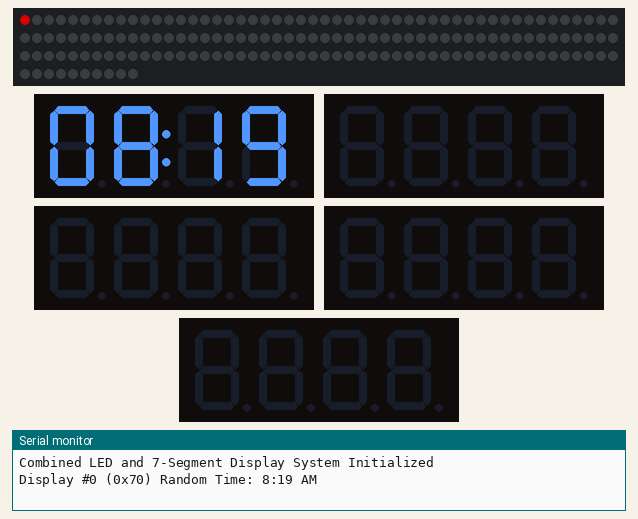
The sketch below on a simulated Arduino Uno, built with avr-gcc and run on an emulated ATmega328P. On the bench: 160 RGB LEDs in strip order, left to right, continuing on the next row, 5 × 4-digit seven-segment display, the last lines printed to the serial monitor. Dim RGB values are drawn brighter than linear; random numbers use the default seed unless the sketch sets one.

Above: at 1.2 s.
At 4.5 s:
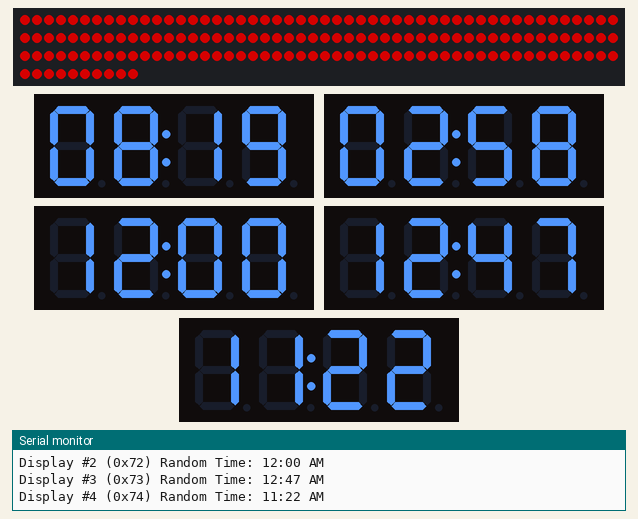
At 13.2 s:
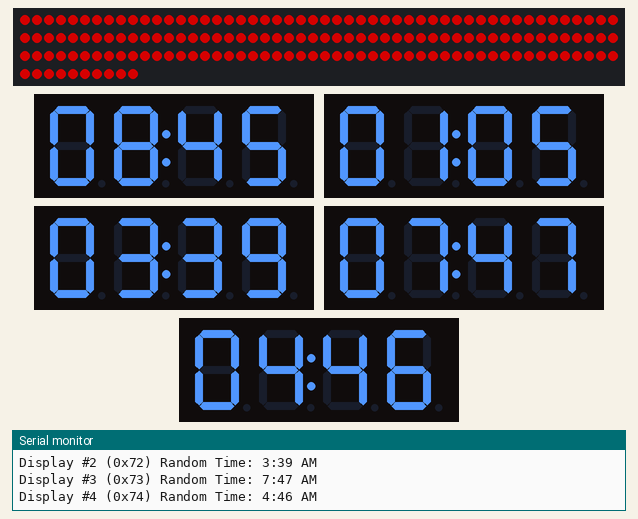
At 21.9 s:
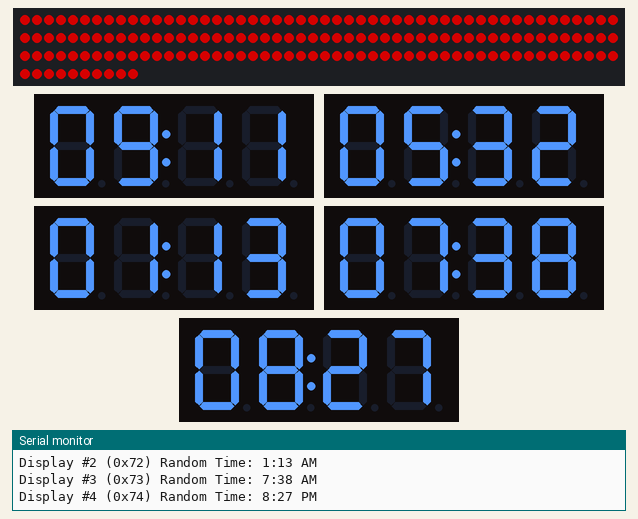
At 30.6 s:
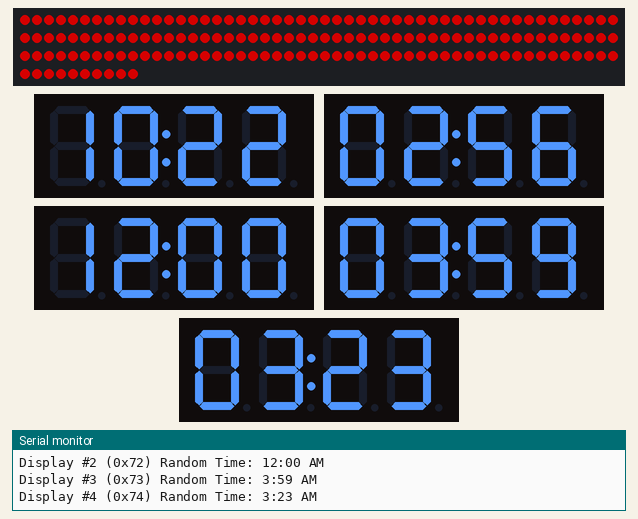
At 39.2 s:
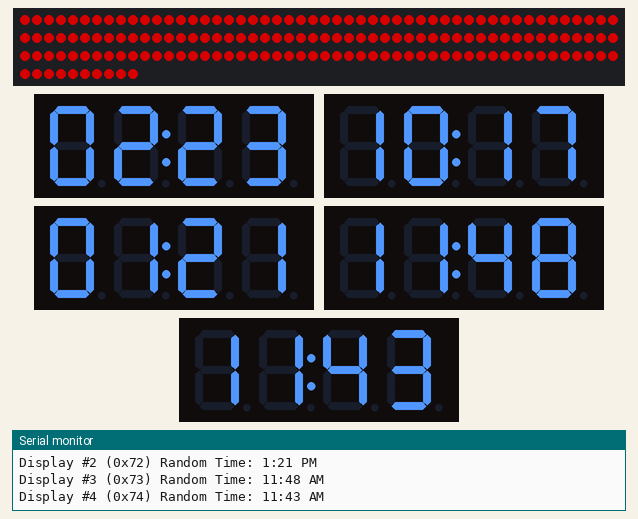

Measured:
- what the display in image 1 shows lasts 3.2 s, from 4.5 s to 7.7 s

The sketch:

sequentialLEDAllClocks.ino
```cpp
/**
 * Combined program to control 7-segment displays and LED strips
 * - Lights up LEDs in groups of 32
 * - Displays random time on corresponding 7-segment display
 */

#include <Wire.h>
#include <Adafruit_GFX.h>
#include "Adafruit_LEDBackpack.h"
#include <FastLED.h>

// Define the LED strip configuration
#define NUM_GROUP 5                // Number of groups/cells
#define LEDS_PER_CELL 32           // Number of LEDs in a single cell
#define TOTAL_LEDS 32 * NUM_GROUP  // Total LEDs in the strip
#define LED_PIN 8                  // Pin connected to the LED strip
#define BRIGHTNESS 130             // Brightness level (0-255)
#define ANIMATION_SPEED 10         // Delay between lighting each LED (milliseconds)

// Create the LED array for the full strip
CRGB leds[TOTAL_LEDS];

// Define the maximum number of displays
#define MAX_DISPLAYS 5

// Array of display objects (one per group)
Adafruit_7segment displays[MAX_DISPLAYS];

// Array of I2C addresses for each display
const uint8_t displayAddresses[MAX_DISPLAYS] = {0x70, 0x71, 0x72, 0x73, 0x74};

// Arrays to store the current random time for each display
int displayHours[MAX_DISPLAYS];
int displayMinutes[MAX_DISPLAYS];

void setup() {
  // Initialize serial for debugging
  Serial.begin(9600);

  // Initialize the LED strip
  FastLED.addLeds<WS2812B, LED_PIN, GRB>(leds, TOTAL_LEDS);
  FastLED.setBrightness(BRIGHTNESS);

  // Turn OFF all LEDs initially
  fill_solid(leds, TOTAL_LEDS, CRGB::Black);
  FastLED.show();

  // Initialize random seed using an unconnected analog pin
  randomSeed(analogRead(0));

  // Initialize all displays
  for (int i = 0; i < NUM_GROUP; i++) {
    displays[i].begin(displayAddresses[i]);
    displays[i].setBrightness(20);
    displays[i].clear();
    displays[i].writeDisplay();
  }

  Serial.println("Combined LED and 7-Segment Display System Initialized");
}

void loop() {
  // Start with all LEDs and displays off
  fill_solid(leds, TOTAL_LEDS, CRGB::Black);
  FastLED.show();

  for (int i = 0; i < NUM_GROUP; i++) {
    displays[i].clear();
    displays[i].writeDisplay();
  }

  delay(1000); // Wait a second before starting the animation

  // For each cell/group
  for (int cell = 0; cell < NUM_GROUP; cell++) {
    // Generate random time for this display
    int hours = random(24);
    int minutes = random(60);

    // Store the time values
    displayHours[cell] = hours;
    displayMinutes[cell] = minutes;

    // Display the time on the corresponding 7-segment display
    displayTime(cell, hours, minutes);

    // Sequentially light up each LED in the current cell
    for (int led = 0; led < LEDS_PER_CELL; led++) {
      // Calculate the LED index
      int ledIndex = (cell * LEDS_PER_CELL) + led;

      // Light up this LED (keeping previous LEDs lit)
      leds[ledIndex] = CRGB::Red;

      // Show the updated pattern
      FastLED.show();

      // Wait before lighting the next LED
      delay(ANIMATION_SPEED);
    }

    // All LEDs in the cell are now lit
    delay(200); // Brief pause before starting the next cell
  }

  // Wait a while with all LEDs and displays lit
  delay(3000);

  // Optional: turn everything off before restarting
  fill_solid(leds, TOTAL_LEDS, CRGB::Black);
  FastLED.show();

  for (int i = 0; i < NUM_GROUP; i++) {
    displays[i].clear();
    displays[i].writeDisplay();
  }

  delay(1000);
}

void displayTime(int displayIndex, int hours, int minutes) {
  // Make sure the display index is valid
  if (displayIndex < 0 || displayIndex >= NUM_GROUP) {
    return;
  }

  // Clear the display
  displays[displayIndex].clear();

  // Convert 24-hour format to 12-hour if needed (optional)
  int displayHours = hours;
  bool isPM = false;

  if (hours > 12) {
    displayHours = hours - 12;
    isPM = true;
  } else if (hours == 0) {
    displayHours = 12;
  } else if (hours == 12) {
    isPM = true;
  }

  // Position for hours: 0 and 1
  displays[displayIndex].writeDigitNum(0, displayHours / 10, false);  // First digit of hour (might be blank for 1-9)
  displays[displayIndex].writeDigitNum(1, displayHours % 10, false);

  // Position for minutes: 3 and 4
  displays[displayIndex].writeDigitNum(3, minutes / 10, false);
  displays[displayIndex].writeDigitNum(4, minutes % 10, false);

  // Turn on colon between hours and minutes
  displays[displayIndex].drawColon(true);

  // Update the display
  displays[displayIndex].writeDisplay();

  // Print to serial monitor for debugging
  Serial.print("Display #");
  Serial.print(displayIndex);
  Serial.print(" (0x");
  Serial.print(displayAddresses[displayIndex], HEX);
  Serial.print(") Random Time: ");
  Serial.print(displayHours);
  Serial.print(":");
  if (minutes < 10) Serial.print("0");
  Serial.print(minutes);
  Serial.println(isPM ? " PM" : " AM");
}
```
